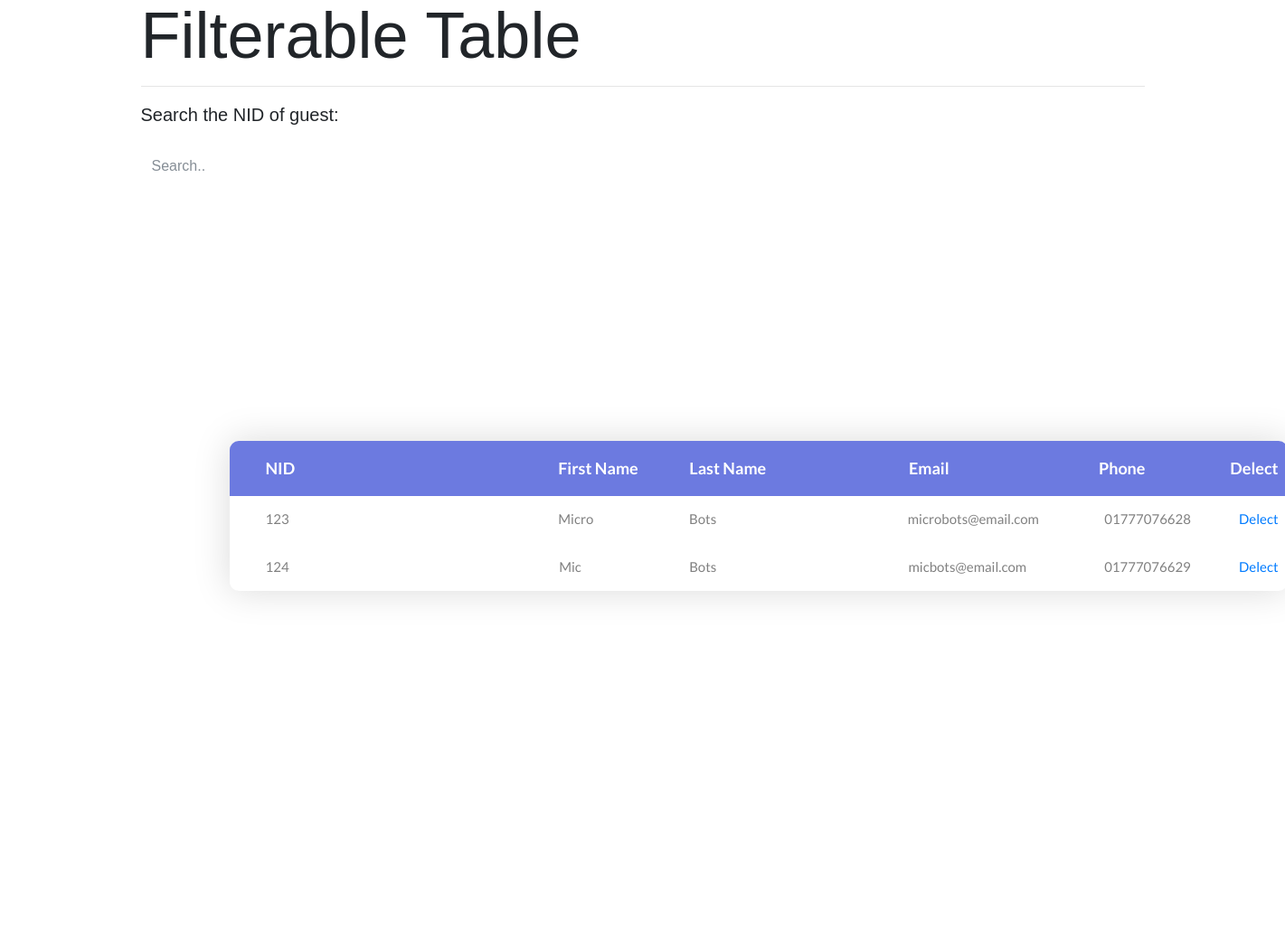
/guest_account_list.php, run on an earlier commit of the app's database.
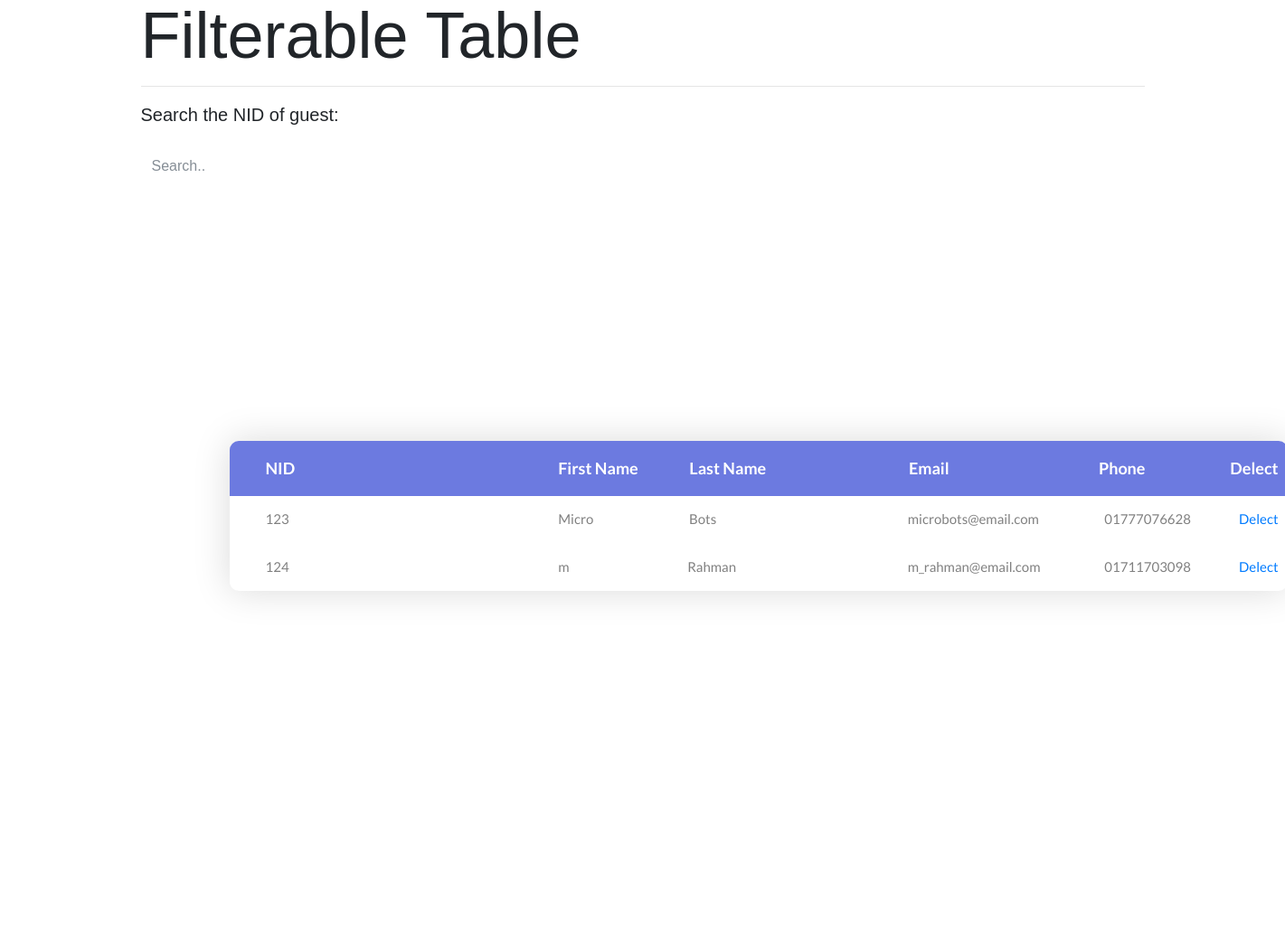
And on a later commit of the database.
### tables this page shows
CREATE TABLE `guest_info` (
  `NID` varchar(8) NOT NULL,
  `first_name` varchar(15) DEFAULT NULL,
  `last_name` varchar(15) NOT NULL,
  `email` varchar(25) NOT NULL,
  `phn_number` varchar(11) NOT NULL,
  `pass` varchar(15) DEFAULT NULL,
  `conf_pass` varchar(15) DEFAULT NULL
);

### guest_account_list.php (the view, shortened to what this page needs)
<!DOCTYPE html>
<html lang="en">
<head>
	<link rel="stylesheet" type="text/css" href="css/bootstrap.min.css">
	<link rel="stylesheet" type="text/css" href="fonts/font-awesome-4.7.0/css/font-awesome.min.css">
	<link rel="stylesheet" type="text/css" href="css/animate.css">
	<link rel="stylesheet" type="text/css" href="css/select2.min.css">
	<link rel="stylesheet" type="text/css" href="css/perfect-scrollbar.css">
	<link rel="stylesheet" type="text/css" href="css/util.css">
	<link rel="stylesheet" type="text/css" href="css/main.css">
</head>
<body>
	<div class="container">
	<h2 class="display-3">Filterable Table</h2>
	<hr>
  <p class="lead">Search the NID of guest:</p><br> </di>
  <input class="form-control" id="myInput" type="text" placeholder="Search..">
  <br>
	<div class="limiter">
		<div class="container-table100">
			<div class="wrap-table100">
				<div class="table100 ver1 m-b-110">
					<div class="table100-head">
						<table>
							<thead>
								<tr class="row100 head">
									<th class="cell100 column1">NID</th>
									<th class="cell100 column2">First Name</th>
									<th class="cell100 column3">Last Name</th>
									<th class="cell100 column4">Email</th>
									<th class="cell100 column5">Phone</th>
									<th class="cell100 column6">Delect</th>
								</tr>
							</thead>
						</table>
					</div>
					<?php
                    require "connection.php";
                    $result= "SELECT NID,first_name,last_name,email,phn_number FROM guest_info";
                    $query= mysqli_query($conn,$result);
                    while($row=mysqli_fetch_assoc($query)){
                    echo '<div class="table100-body js-pscroll">
						<table>
							<tbody id="myTable">
								<tr class="row100 body">
									<td class="cell100 column1">'.$row["NID"].'</td>
									<td class="cell100 column2">'.$row["first_name"].'</td>
									<td class="cell100 column3">'.$row["last_name"].'</td>
									<td class="cell100 column4">'.$row["email"].'</td>
									<td class="cell100 column5">'.$row["phn_number"].'</td>
									<td class="cell100 column7"><a href=delect_guest_account.php?id='.$row['NID'].'>Delect</a></td>
								</tr>
							</tbody>
						</table>
					</div>';
                }
					?>
									</div>
				</div>
			</div>
		</div>
</body>
</html>

### css/perfect-scrollbar.css (style rules this page uses)
.ps { overflow: hidden !important; overflow-anchor: none; -ms-overflow-style: none; touch-action: auto; -ms-touch-action: auto; }

### css/main.css (style rules this page uses)
* { margin: 0px; padding: 0px; box-sizing: border-box; }
body, html { height: 100%; font-family: sans-serif; }
a { margin: 0px; transition: all 0.4s; -webkit-transition: all 0.4s; -o-transition: all 0.4s; -moz-transition: all 0.4s; }
h1,h2,h3,h4,h5,h6 { margin: 0px; }
p { margin: 0px; }
input { display: block; outline: none; border: none !important; }
.js-pscroll { position: relative; overflow: hidden; }
.limiter { width: 1366px; margin: 0 auto; }
.container-table100 { width: 100%; min-height: 100vh; background: #fff; display: -webkit-box; display: -webkit-flex; display: -moz-box; display: -ms-flexbox; display: flex; align-items: center; justify-content: center; flex-wrap: wrap; padding: 33px 30px; }
.wrap-table100 { width: 1170px; }
.table100 { background-color: #fff; }
table { width: 100%; }
th, td { font-weight: unset; padding-right: 10px; }
.column1 { width: 33%; padding-left: 40px; }
.column2 { width: 13%; }
.column3 { width: 22%; }
.column4 { width: 19%; }
.column5 { width: 13%; }
.table100-head th { padding-top: 18px; padding-bottom: 18px; }
.table100-body td { padding-top: 16px; padding-bottom: 16px; }
.table100 { position: relative; padding-top: 60px; }
.table100-head { position: absolute; width: 100%; top: 0; left: 0; }
.table100-body { max-height: 585px; overflow: auto; }
.table100.ver1 th { font-family: Lato-Bold; font-size: 18px; color: #fff; line-height: 1.4; background-color: #6c7ae0; }
.table100.ver1 td { font-family: Lato-Regular; font-size: 15px; color: #808080; line-height: 1.4; }
.table100.ver1 { border-radius: 10px; overflow: hidden; box-shadow: 0 0px 40px 0px rgba(0, 0, 0, 0.15); -moz-box-shadow: 0 0px 40px 0px rgba(0, 0, 0, 0.15); -webkit-box-shadow: 0 0px 40px 0px rgba(0, 0, 0, 0.15); -o-box-shadow: 0 0px 40px 0px rgba(0, 0, 0, 0.15); -ms-box-shadow: 0 0px 40px 0px rgba(0, 0, 0, 0.15); }

What changed in the data, as far as the page shows it:
changed guest_info id 124: first_name "Mic" → "m"; last_name "Bots" → "Rahman"; email "micbots@email.com" → "m_rahman@email.com"; phn_number "01777076629" → "01711703098"
